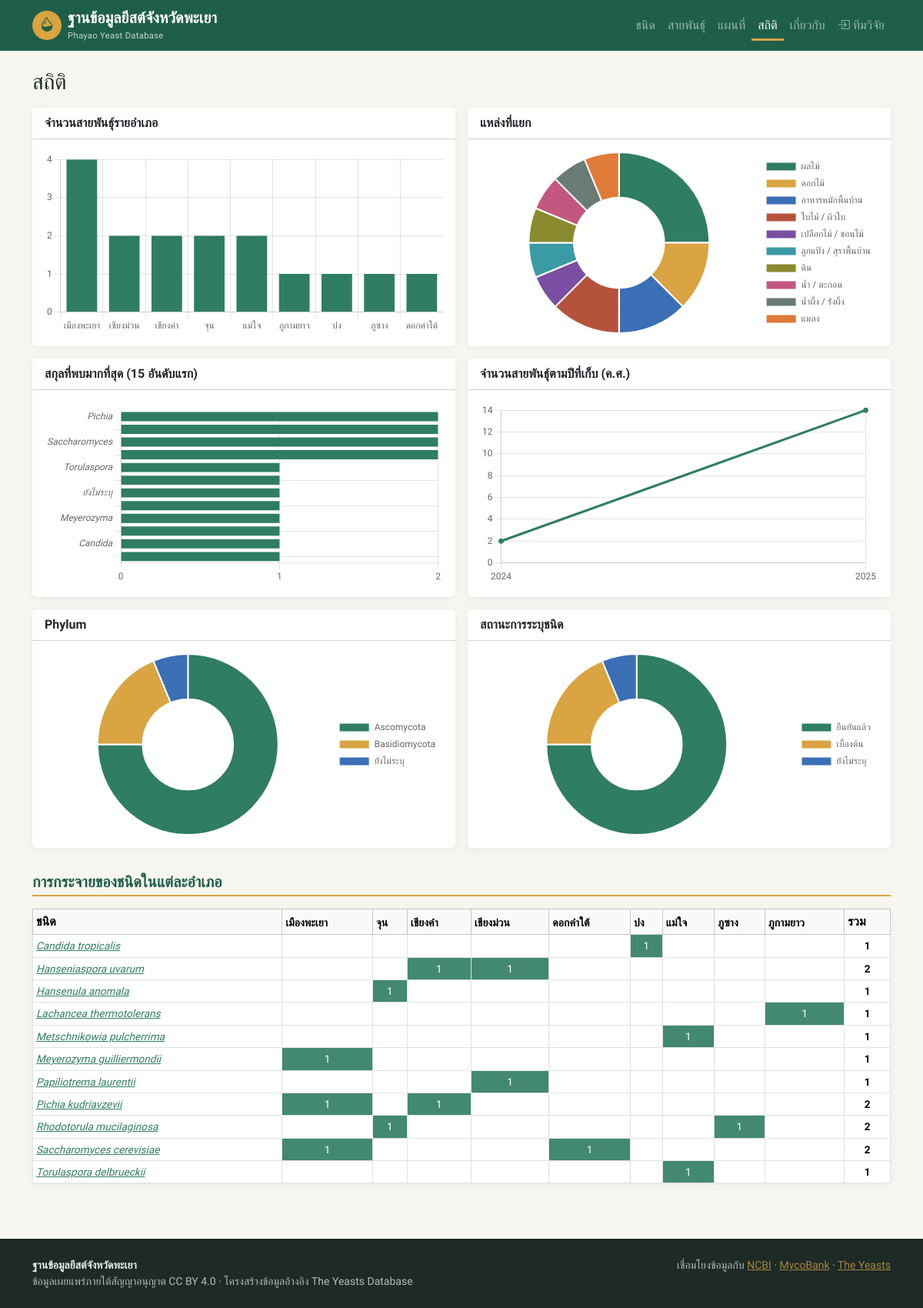
Screenshot of /stats with the database file from the repository.
### tables this page shows
CREATE TABLE IF NOT EXISTS districts (
  id       INT AUTO_INCREMENT PRIMARY KEY,
  name_th  VARCHAR(100) NOT NULL,
  name_en  VARCHAR(100) NOT NULL,
  lat      DECIMAL(9,6),
  lng      DECIMAL(9,6)
);

### src/helpers.php (called while the page is built, shortened)
<?php
function config(?string $key = null)
{
    static $cfg = null;
    $cfg ??= require __DIR__ . '/config.php';
    return $key === null ? $cfg : ($cfg[$key] ?? null);
}
function e($v): string
{
    return htmlspecialchars((string) ($v ?? ''), ENT_QUOTES, 'UTF-8');
}
function url(string $path = '', array $query = []): string
{
    $u = rtrim(config('base_url'), '/') . '/' . ltrim($path, '/');
    $query = array_filter($query, fn($v) => $v !== '' && $v !== null);
    return $query ? $u . '?' . http_build_query($query) : $u;
}
function view(string $__view, array $vars = [], string $__layout = 'layout'): void
{
    extract($vars, EXTR_SKIP);
    require __DIR__ . "/../views/$__view.php";
}

### src/public_pages.php (called while the page is built, shortened)
<?php
function page_stats(): void
{
    $data = [
        'district' => q_all('SELECT d.name_th label, COUNT(st.id) n FROM districts d LEFT JOIN strains st ON st.district_id = d.id GROUP BY d.id ORDER BY n DESC'),
        'source'   => q_all('SELECT COALESCE(so.name_th, "ไม่ระบุ") label, COUNT(*) n FROM strains st LEFT JOIN sources so ON so.id = st.source_id GROUP BY so.id ORDER BY n DESC'),
        'genus'    => q_all('SELECT COALESCE(sp.genus, "ยังไม่ระบุ") label, COUNT(*) n FROM strains st LEFT JOIN species sp ON sp.id = st.species_id GROUP BY sp.genus ORDER BY n DESC LIMIT 15'),
        'year'     => q_all('SELECT YEAR(collection_date) label, COUNT(*) n FROM strains WHERE collection_date IS NOT NULL GROUP BY label ORDER BY label'),
        'status'   => q_all("SELECT identification_status label, COUNT(*) n FROM strains GROUP BY identification_status"),
        'phylum'   => q_all('SELECT COALESCE(sp.phylum, "ยังไม่ระบุ") label, COUNT(*) n FROM strains st LEFT JOIN species sp ON sp.id = st.species_id GROUP BY sp.phylum ORDER BY n DESC'),
    ];
    $matrix = q_all('SELECT CONCAT(sp.genus," ",sp.epithet) sp_name, sp.id, d.id did, COUNT(*) n FROM strains st
        JOIN species sp ON sp.id = st.species_id JOIN districts d ON d.id = st.district_id
        GROUP BY sp.id, d.id ORDER BY sp.genus, sp.epithet');
    $districts = q_all('SELECT * FROM districts ORDER BY id');
    view('stats', compact('data', 'matrix', 'districts') + ['title' => 'สถิติ']);
}

### src/db.php (called while the page is built, shortened)
<?php
function db(): PDO
{
    static $pdo = null;
    if ($pdo === null) {
        $c = config('db');
        $dsn = "mysql:host={$c['host']};port={$c['port']};dbname={$c['name']};charset=utf8mb4";
        $pdo = new PDO($dsn, $c['user'], $c['pass'], [
            PDO::ATTR_ERRMODE            => PDO::ERRMODE_EXCEPTION,
            PDO::ATTR_DEFAULT_FETCH_MODE => PDO::FETCH_ASSOC,
            PDO::ATTR_EMULATE_PREPARES   => false,
        ]);
    }
    return $pdo;
}
function q(string $sql, array $params = []): PDOStatement
{
    $st = db()->prepare($sql);
    $st->execute($params);
    return $st;
}
function q_all(string $sql, array $params = []): array
{
    return q($sql, $params)->fetchAll();
}

### src/config.php (called while the page is built, shortened)
<?php
$config = [
    'app_name'     => 'Phayao Yeast Database',
    'app_name_th'  => 'ฐานข้อมูลยีสต์จังหวัดพะเยา',
    'base_url'     => getenv('BASE_URL') ?: '',
    'db' => [
        'host' => getenv('DB_HOST') ?: '127.0.0.1',
        'port' => getenv('DB_PORT') ?: '3306',
        'name' => getenv('DB_NAME') ?: 'yeast_pyo',
        'user' => getenv('DB_USER') ?: 'root',
        'pass' => getenv('DB_PASS') ?: '',
    ],
    'ncbi' => [
        'tool'    => 'pyo_ydb',
        'email'   => getenv('NCBI_EMAIL') ?: '',
        'api_key' => getenv('NCBI_API_KEY') ?: '',
        'timeout' => 20,
    ],
    'public_coord_precision' => 2,
    'per_page'     => 20,
    'upload_dir'   => __DIR__ . '/../public/uploads',
    'upload_max'   => 10 * 1024 * 1024,
    'data_license' => 'CC BY 4.0',
];
$local = __DIR__ . '/../config.local.php';
return $config;

### views/stats.php (the view, shortened to what this page needs)
<?php
$status_th = ['confirmed' => 'ยืนยันแล้ว', 'tentative' => 'เบื้องต้น', 'unidentified' => 'ยังไม่ระบุ'];
$data['status'] = array_map(fn($r) => ['label' => $status_th[$r['label']] ?? $r['label'], 'n' => $r['n']], $data['status']);
$cell = [];
foreach ($matrix as $m) { $cell[$m['sp_name']]['id'] = $m['id']; $cell[$m['sp_name']][$m['did']] = $m['n']; }
$cmax = max([1, ...array_column($matrix, 'n')]);
$charts = [
    'district' => ['จำนวนสายพันธุ์รายอำเภอ', 'bar', 'col-lg-6'],
    'source'   => ['แหล่งที่แยก', 'doughnut', 'col-lg-6'],
    'genus'    => ['สกุลที่พบมากที่สุด (15 อันดับแรก)', 'barh', 'col-lg-6'],
    'year'     => ['จำนวนสายพันธุ์ตามปีที่เก็บ (ค.ศ.)', 'line', 'col-lg-6'],
    'phylum'   => ['Phylum', 'doughnut', 'col-lg-6'],
    'status'   => ['สถานะการระบุชนิด', 'doughnut', 'col-lg-6'],
];
?>
<h1 class="h3 mb-3">สถิติ</h1>
<div class="row g-3">
  <?php foreach ($charts as $k => [$label, $type, $col]): ?>
  <div class="<?= $col ?>"><div class="card h-100"><div class="card-header"><?= e($label) ?></div>
    <div class="card-body"><?php if ($data[$k]): ?><canvas id="c_<?= $k ?>" height="230"></canvas><?php else: ?><p class="text-muted mb-0">ยังไม่มีข้อมูล</p><?php endif; ?></div></div></div>
  <?php endforeach; ?>
</div>
<h2 class="section-title h5">การกระจายของชนิดในแต่ละอำเภอ</h2>
<?php if ($cell): ?>
<div class="card"><div class="table-responsive"><table class="table table-sm table-bordered heat mb-0">
  <thead class="table-light"><tr><th class="text-start">ชนิด</th><?php foreach ($districts as $d): ?><th class="small"><?= e($d['name_th']) ?></th><?php endforeach; ?><th>รวม</th></tr></thead>
  <tbody><?php foreach ($cell as $name => $c): $tot = 0; ?>
    <tr><td class="text-start"><a href="<?= url('species/' . $c['id']) ?>"><i><?= e($name) ?></i></a></td>
      <?php foreach ($districts as $d): $n = $c[$d['id']] ?? 0; $tot += $n; ?>
        <td style="<?= $n ? 'background:rgba(47,125,99,' . round(0.15 + 0.75 * $n / $cmax, 2) . ');color:' . ($n / $cmax > .5 ? '#fff' : 'inherit') : '' ?>"><?= $n ?: '' ?></td>
      <?php endforeach; ?><td class="fw-semibold"><?= $tot ?></td></tr>
  <?php endforeach; ?></tbody>
</table></div></div>
<?php else: ?><p class="text-muted">ยังไม่มีข้อมูล</p><?php endif; ?>
<script>
const D = <?= json_encode($data, JSON_UNESCAPED_UNICODE | JSON_HEX_TAG) ?>;
const T = <?= json_encode(array_map(fn($c) => $c[1], $charts)) ?>;
const PAL = ['#2f7d63', '#d9a441', '#3b6fb6', '#b5523b', '#7a4fa3', '#3a9aa5', '#8a8a2e', '#c2577f', '#6b7a75', '#e07b39', '#1f5f4a', '#9aa5a1', '#5e8fd1', '#d07a62', '#a07cc5'];
Chart.defaults.font.family = "'IBM Plex Sans Thai', sans-serif";
for (const [k, rows] of Object.entries(D)) {
  const el = document.getElementById('c_' + k);
  if (!el) continue;
  const t = T[k], horiz = t === 'barh', round = t === 'doughnut';
  new Chart(el, {
    type: horiz ? 'bar' : t,
    data: { labels: rows.map(r => r.label), datasets: [{ label: 'จำนวนสายพันธุ์', data: rows.map(r => +r.n),
      backgroundColor: round ? PAL : '#2f7d63', borderColor: round ? '#fff' : '#2f7d63', tension: .3, fill: false }] },
    options: { indexAxis: horiz ? 'y' : 'x', maintainAspectRatio: false,
      plugins: { legend: { display: round, position: 'right' } },
      scales: round ? {} : { [horiz ? 'x' : 'y']: { beginAtZero: true, ticks: { precision: 0 } },
        ...(horiz ? { y: { ticks: { font: { style: 'italic' } } } } : {}) } }
  });
}
</script>

### public/index.php (shortened to what this page needs)
<?php
require __DIR__ . '/../src/helpers.php';
require __DIR__ . '/../src/db.php';
require __DIR__ . '/../src/public_pages.php';
$path = '/' . trim(parse_url($_SERVER['REQUEST_URI'], PHP_URL_PATH), '/');
$method = $_SERVER['REQUEST_METHOD'];
try {
    foreach ($routes as [$m, $re, $fn]) {
        if ($m === $method && preg_match($re, $path, $mm)) {
            array_shift($mm);
            $fn(...$mm);
            exit;
        }
    }
} catch (PDOException $ex) {
    error_log($ex->getMessage());
    abort(500, 'เกิดข้อผิดพลาดของฐานข้อมูล' . (getenv('APP_DEBUG') ? ': ' . $ex->getMessage() : ''));
}

### public/assets/css/app.css (style rules this page uses)
:root { --pyo-green: #1f5f4a; --pyo-green-2: #2f7d63; --pyo-amber: #d9a441; --pyo-cream: #f7f5ef; --pyo-ink: #1d2a26; }
body { font-family: 'IBM Plex Sans Thai', system-ui, sans-serif; background: var(--pyo-cream); color: var(--pyo-ink); }
a { color: var(--pyo-green-2); }
.card { border: 0; box-shadow: 0 2px 10px rgba(0,0,0,.05); }
.card-header { background: #fff; font-weight: 600; }
.section-title { font-weight: 600; color: var(--pyo-green); border-bottom: 2px solid var(--pyo-amber); padding-bottom: .35rem; margin: 2rem 0 1rem; scroll-margin-top: 1rem; }
.heat td { text-align: center; font-size: .85rem; }

### rows the page displays
districts: name_th "เมืองพะเยา", id "1"
districts: name_th "จุน", id "1"
districts: name_th "เชียงคำ", id "1"
districts: name_th "เชียงม่วน", id "1"
districts: name_th "ดอกคำใต้", id "1"
districts: name_th "ปง", id "1"
districts: name_th "แม่ใจ", id "1"
districts: name_th "ภูซาง", id "1"
districts: name_th "ภูกามยาว", id "1"

### other values shown
$label "จำนวนสายพันธุ์รายอำเภอ"
$label "แหล่งที่แยก"
$label "สกุลที่พบมากที่สุด (15 อันดับแรก)"
$label "จำนวนสายพันธุ์ตามปีที่เก็บ (ค.ศ.)"
$label "Phylum"
$label "สถานะการระบุชนิด"
$name "Candida tropicalis"
$tot "1"
$name "Hanseniaspora uvarum"
$tot "2"
$name "Hansenula anomala"
$name "Lachancea thermotolerans"
$name "Metschnikowia pulcherrima"
$name "Meyerozyma guilliermondii"
$name "Papiliotrema laurentii"
